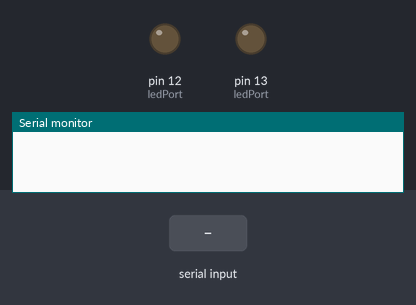
The sketch below on a simulated Arduino Uno, built with avr-gcc and run on an emulated ATmega328P. Parts: output pins drawn as LEDs (lit = HIGH), the last lines printed to the serial monitor. The test bench sets the inputs (shaded band).

Above: at 1.2 s.
1.3 s: "on" received over Serial
3.8 s: "off" received over Serial
6.3 s: "red" received over Serial
8.8 s: "on" received over Serial
At 10.4 s:
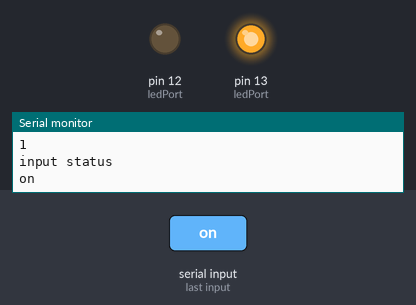
Timing chart, 0 to 11.9 s (numbered marks = the images above; inputs shaded):
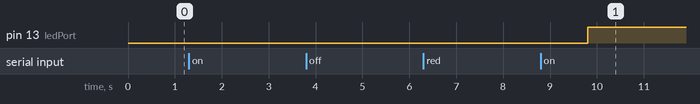

Measured:
- after the input at 8.8 s, pin 13 (ledPort): LOW → HIGH after 1.0 s

The sketch:

sketch_dec24d.ino
```cpp
int inputByte;
String  inputOnOff;
String  inputLed;
int ledPort;
bool flag = true;
bool flag1  = true;
int turnOffOn(String input);
int stringToLed(String input);
void setup() {
  // put your setup code here, to run once:
  Serial.begin(9600);
  pinMode(13,1);
  pinMode(12,OUTPUT);
}

void loop() {
  // put your main code here, to run repeatedly:
  flag = true;
  flag1  = true;
  while(flag){
    if(Serial.available()>0){
      while(flag){
        if(Serial.available()>0){
          inputLed  = Serial.readString();
          stringToLed(inputLed);
          Serial.println( inputLed);
          Serial.println(stringToLed(inputLed));
        if(stringToLed(inputLed)  ==  0){
          Serial.println("pass red or yellow!!!");
          flag  = true;
          }
        else  if(stringToLed(inputLed)  ==  1){
          flag  = false;
          Serial.println("input status");
            }
          }
        }
      }
    }
   while(flag1){
    if(Serial.available()>0){
      while(flag1){
        if(Serial.available()>0){
         inputOnOff = Serial.readString();
         turnOffOn(inputOnOff);
         Serial.println(inputOnOff);
         if(turnOffOn(inputOnOff) ==  0){
          flag1 = true;
          }
         else if(turnOffOn(inputOnOff) ==  1){
          flag1 = false;
          }
        }
      }
    }
  }
}
int turnOffOn(String input){
  input.toLowerCase();
  int ch;
  if  (input  ==  "on"){
    ch  = 2;}
  else  if  (input  ==  "off"){
    ch  = 1;}
  else
    ch  = 0;
  switch(ch){
    case  1:
      digitalWrite(ledPort,0);
      return  1;
      break;
    case  2:
      digitalWrite(ledPort,1);
      return  1;
      break;
    default:
      Serial.println("pass on or off!!!");
      return  0;
      break;
    }
  }
int stringToLed(String input){
  input.toLowerCase();
  int ch;
  if  (input  ==  "red"){
    ch  = 1;}
  else  if  (input  ==  "yellow"){
    ch  = 2;}
  else
    ch  = 0;
    switch(ch){
      case  1:
        ledPort = 13;
        return  1;
        break;
      case  2:
        ledPort = 12;
        return  1;
        break;
      default:
        //Serial.println("pass red or yellow!!!");
        return 0;
        break;
    }
  }
```
